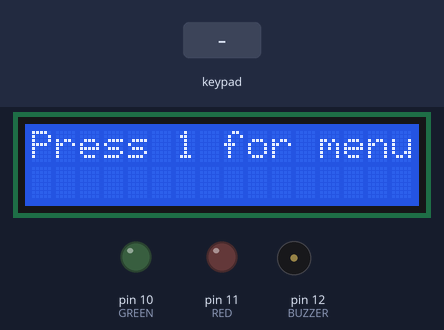
Recording of a sketch running on a simulated Arduino Uno, built with avr-gcc and run on an emulated ATmega328P. Parts: 16×2 character LCD, output pins drawn as LEDs (lit = HIGH), buzzer (waves = sounding). Dashed ring = blinking. The inputs (shaded band) are chosen by the test bench. What the sketch prints to the serial monitor is not drawn.

Above: at 1.2 s.
1.3 s: keypad keys 1 2 3 4 # pressed 0.4 s apart
At 3.5 s:
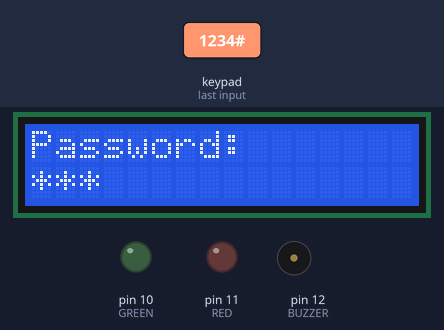
4.8 s: key '1' pressed
At 5.3 s:
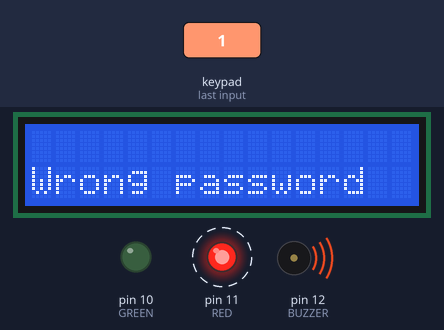
7.4 s: keypad keys 1 2 3 4 pressed 0.4 s apart
At 9.2 s:
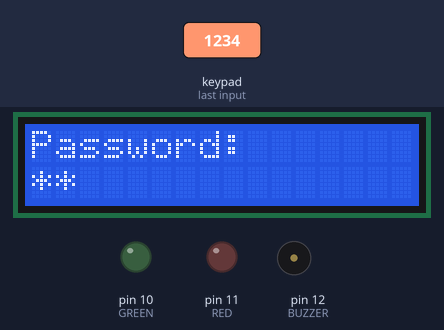
10.5 s: keypad keys 5 4 3 2 pressed 0.4 s apart
At 11.5 s:
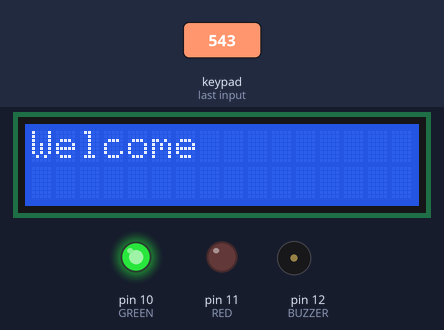
Timing chart, 0 to 15.5 s (numbered marks = the images above; inputs shaded):
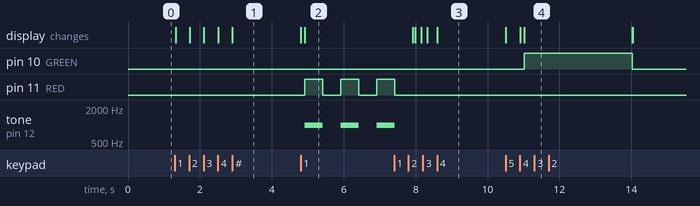

Measured:
- after the input at 1.3 s, the display: first changes at once (image 1 shows a later state)
- after the input at 4.8 s, pin 11 (RED): alternates HIGH for 0.50 s and LOW for 0.50 s, starting after 0.12 s; tone on pin 12 (BUZZER): alternates 1000 Hz for 0.50 s and silent for 0.50 s, starting after 0.12 s; the display: first changes at once (image 2 shows a later state)
- after the input at 10.5 s, pin 10 (GREEN): LOW → HIGH after 0.52 s, → LOW 3.0 s later; the display: first changes at once (image 4 shows a later state)

The sketch:

door_lock.ino
```cpp
#include <LiquidCrystal_I2C.h>
#include <Keypad.h>

LiquidCrystal_I2C lcd(0x27,16,2);

const byte ROWS = 4;
const byte COLS = 4;


char password[5] ={"1234"} ;
char new_password[5];
char check[5];

char start,choose;
int choose_mode;
int check_old=0;
int RED = 11, GREEN = 10, BUZZER = 12;
int i,j,password_good=0;
int counter_check=0;
int counter_np;
char customKey;

char hexaKeys[ROWS][COLS] = {
  {'1', '2', '3', 'A'},
  {'4', '5', '6', 'B'},
  {'7', '8', '9', 'C'},
  {'*', '0', '#', 'D'}
};
byte rowPins[ROWS] = {9, 8, 7, 6};
byte colPins[COLS] = {5, 4, 3, 2};
Keypad customKeypad = Keypad(makeKeymap(hexaKeys), rowPins, colPins, ROWS, COLS);

void setup() {

  lcd.init();
  lcd.clear();
  lcd.backlight();

  Serial.begin(9600);

  pinMode(GREEN, OUTPUT);
  pinMode(RED, OUTPUT);
  pinMode(BUZZER, OUTPUT);

}

void loop()
{
  Serial.println(password);
  menu();
  if(choose_mode == 1)
  {
    set_password();
  }
  else if(choose_mode == 2)
  {
    check_f();
  }
}

void buzzer_wrong() //function used when password is wrong to activate the buzzer and red led
{
  int i;
  for(i=0; i<3;i++)
  {
    tone(BUZZER, 1000);
    digitalWrite(RED,HIGH);
    delay(500);
    digitalWrite(RED,LOW);
    noTone(BUZZER);
    delay(500);
  }
}

void check_f() //function used for checking if the password is good
{
  lcd.print("Password:");
  do
  {
    check[counter_check]=customKeypad.getKey();
    if(check[counter_check])
      {
        lcd.setCursor(counter_check,1);
        lcd.print('*');
        delay(100);
 	      counter_check++;
      }
  }while(counter_check < 4);

   counter_check=0;
   lcd.clear();

   for(i=0;i<4;i++)
   {
    for(j=0;j<4;j++)
    {
      if(password[i]!=check[j])
      {
        password_good=1;
        check_old=0;
      }
      else
      {
        password_good = 0;
        check_old = 1;
      }
    }
   }
   if(password_good == 1)
   {
    lcd.setCursor(0,1);
    lcd.print("Wrong password");
    buzzer_wrong();
    lcd.clear();
   }
   else if(password_good==0)
   {
    buzzer_correct();
    lcd.clear();
  	password_good=0;
   }
}

void buzzer_correct() // function used when password is good to activate green led
{
  lcd.print("Welcome");
  digitalWrite(GREEN, HIGH);
  delay(3000);
  digitalWrite(10, LOW);
}

void menu() // function used to generate menu
{
  do
  {
    lcd.setCursor(0,0);
    lcd.print("Press 1 for menu");
    start=customKeypad.getKey();
  }while(start !='1');

  lcd.clear();
  lcd.setCursor(0,0);
  lcd.print("1.set password");
  lcd.setCursor(0,1);
  lcd.print("2.unlock");

  do
  {
    choose=customKeypad.getKey();
      if(choose == '1')
      {
        choose_mode = 1;
      }
      else if(choose == '2')
      {
        choose_mode = 2;
      }
  }while(choose!='1' && choose!='2');

  lcd.clear();
  Serial.println(choose_mode);
}

void set_password() // function used for setting the new password
{
  lcd.clear();
  check_f();

  if(check_old == 1)
  {
  lcd.print("Length must be 4");

    do
    {
      new_password[counter_np]=customKeypad.getKey();
      if(new_password[counter_np])
      {
        lcd.setCursor(counter_np,1);
        lcd.print(new_password[counter_np]);
        delay(100);
 	      counter_np++;
      }
    }while(counter_np < 4);

  for(i=0;i<4;i++)
  {
    for(j=0;j<4;j++)
    {
       password[i] = new_password[j];
    }
  }

   counter_np=0;
   lcd.clear();
   lcd.print("Password set");
   lcd.setCursor(0, 1);
   lcd.print("successfully");
   delay(2000);
   lcd.clear();

  }
}
```
